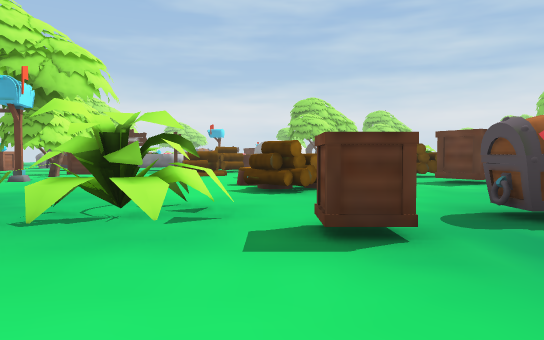
[1] (above)

24 first-person views from a walk through a scene from a Unity 3-D project. The camera is 1.2 m above the floor, tilts 2° down and sees 70° across. The floor is counted in squares, 2 m on a side. Each view is taken from the middle of a square. On the plan, view 1 faces up. The plan holds only what a view shows up to about 11 squares ahead; the rest is blank. The place goes on beyond the plan. The player is left out. Some surface patterns are stand-ins.

[2]
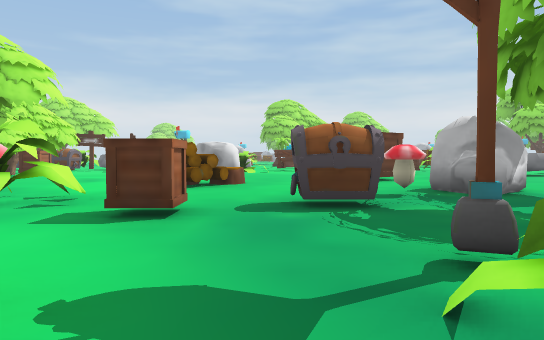

[3]
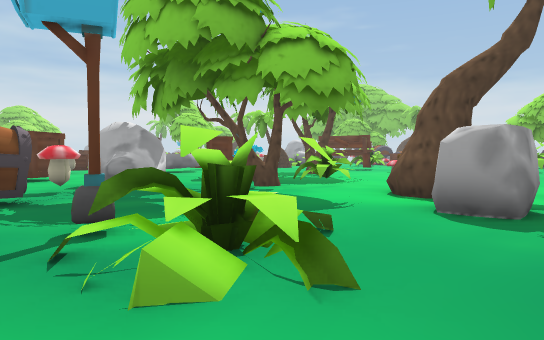

[4]
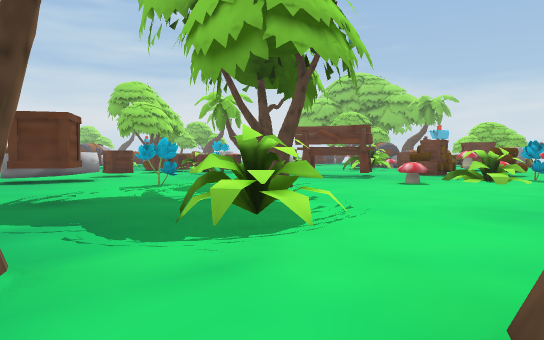

[5]
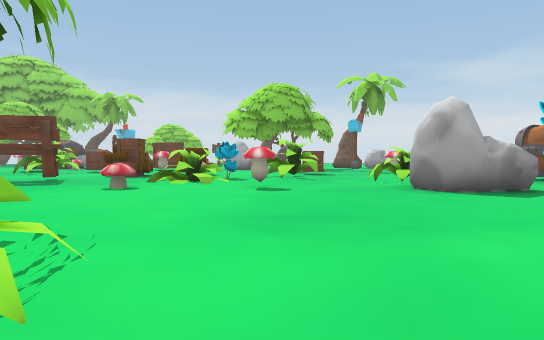

[6]
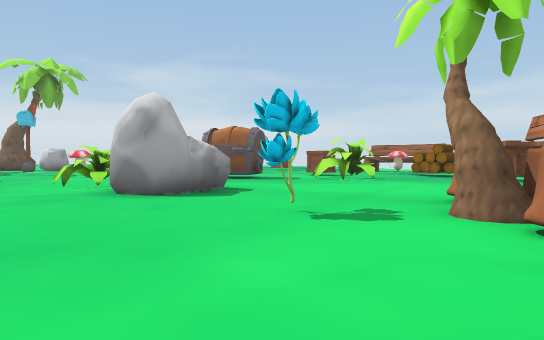

[7]
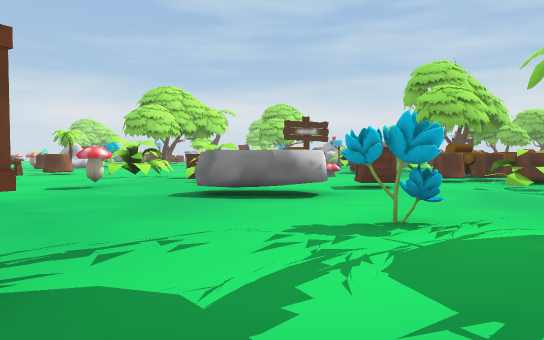

[8]
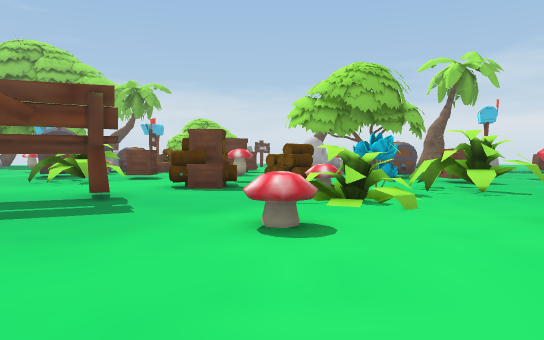

[9]
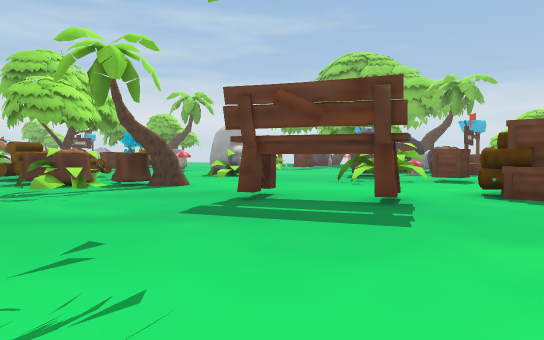

[10]
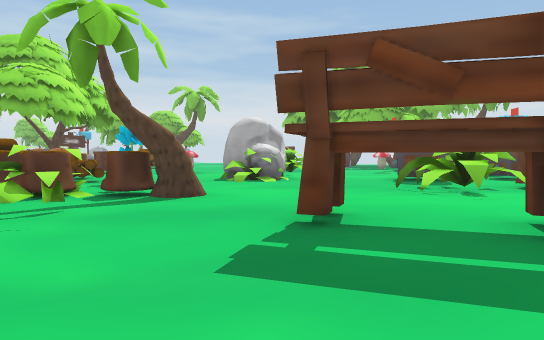

[11]
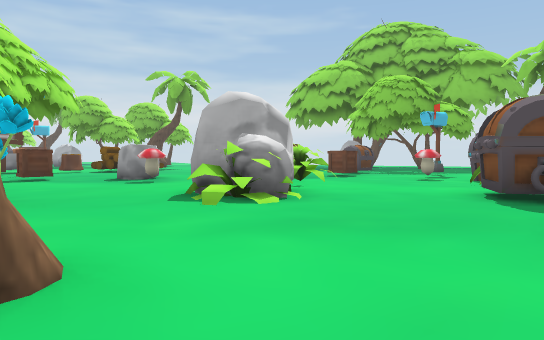

[12]
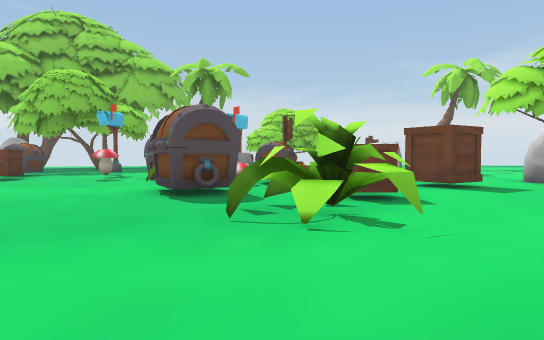

[13]
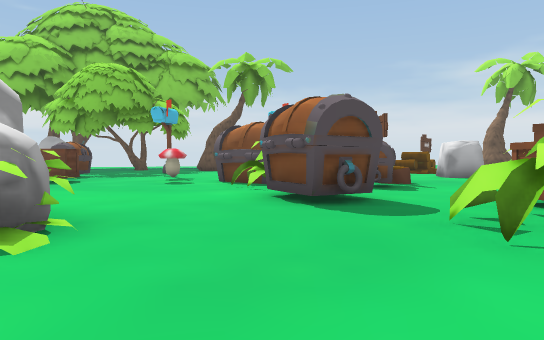

[14]
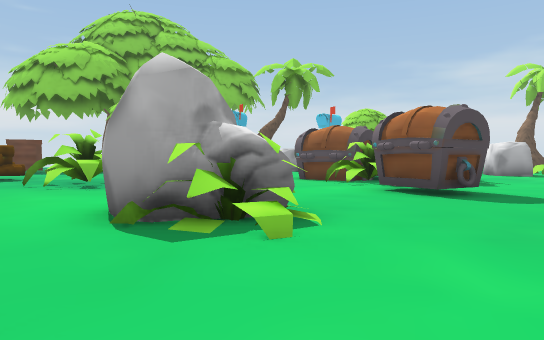

[15]
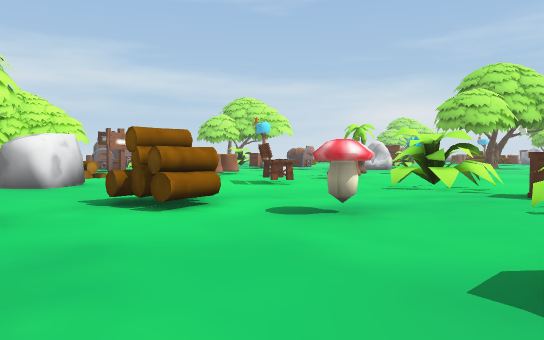

[16]
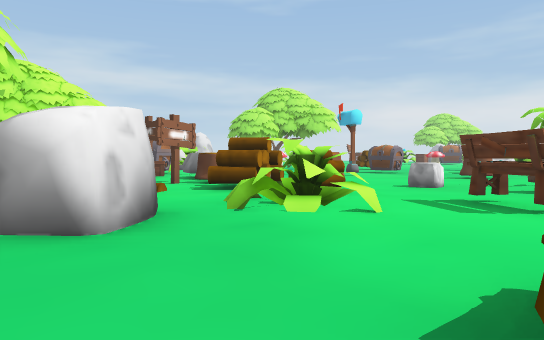

[17]
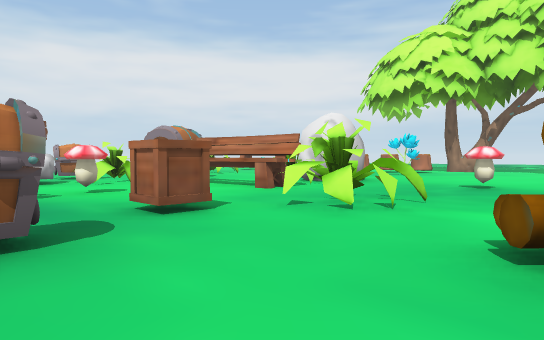

[18]
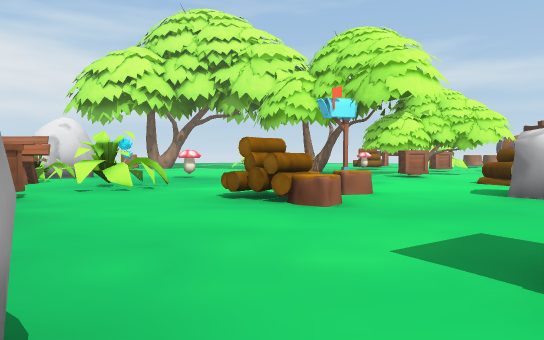

[19]
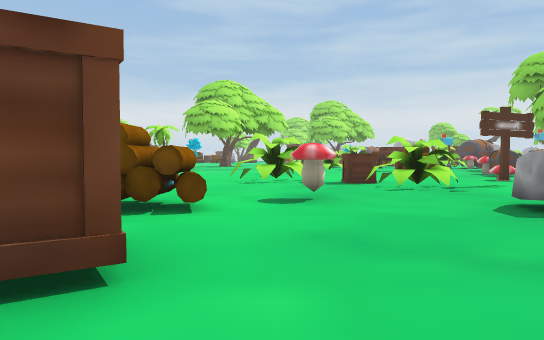

[20]
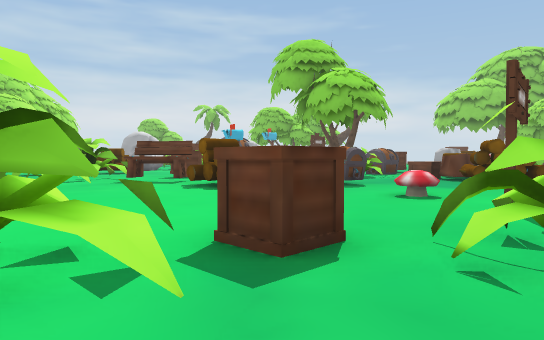

[21]
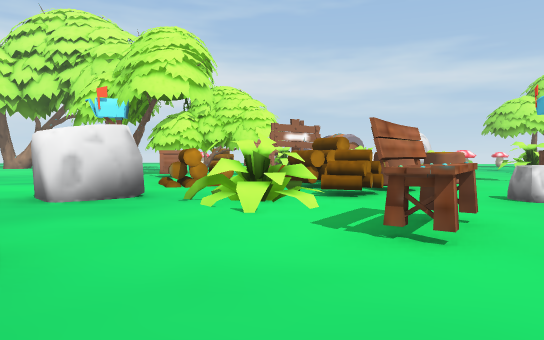

[22]
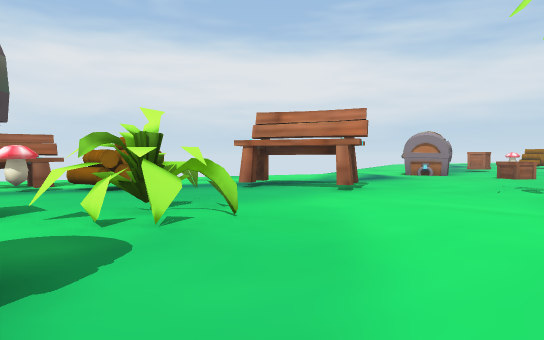

[23]
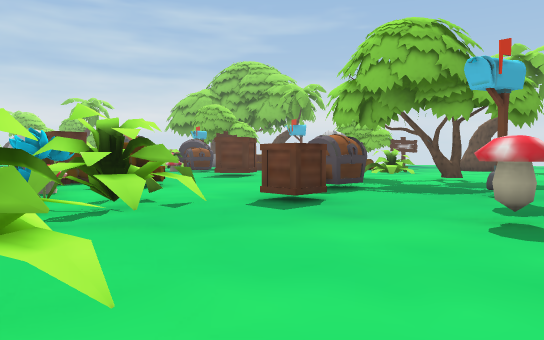

[24]
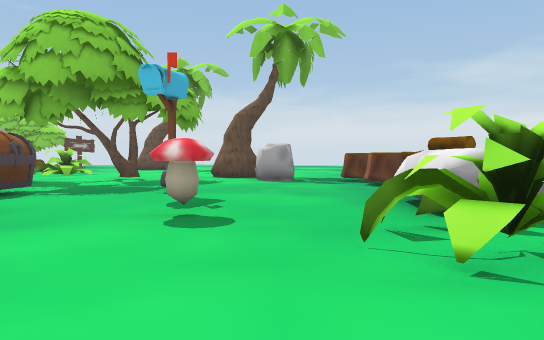

### Floor plan
Key: @ floor where view 1 was taken; # wall or solid block; x gap in a wall; . main floor; : floor 0.25 m higher than the main floor; / step, stairs or slope; = window, fence, low wall or low ledge; ^ raised ledge; R rock; C crate; H chest; M mushroom; T tree; A mailbox; F flower; B bench; O other object.
Columns run from 5 left of view 1 to 29 right of it. Each row starts with its distance up from view 1.
 21      ...     ...#       .C.    ##.
 20 O.A ...T  ......^   #   ...R  ....
 19  ....... .......  H..CC ...M......
 18    ...R.^............CC^.....## ..O
 17 RR ==......^.....M..##^=.....#^.C..
 16 RR #^..B..=x^C.......^.............
 15  .##^^.BB.....#.#...##.F..RR#.....O
 14   ##.^^......^^....^^#...:#.....M..
 13   =^.=^..........C..###.........#
 12 ...^.R...#^.M..R......T......H^##
 11 C....RR..^^...RRR...........HH  OO
 10 ..........................=....H
  9  ........CC...........B...^CC...^
  8 .....^^.........F.....BB...........
  7 .....#^......C...........^....C...R
  6 ..........RR.CC..#......CCOM..C.  R
  5 M........MR.........M....#^.....
  4 ...#^...H...T.........^=M.#....R..
  3 ...//.C.....T.#.......==F....  R..
  2 R..^................M..#^.........
  1 R.#^....A....T.........^#xC.H...T.
  0 R..^.@M.=#..RTT...................
 -1  ..^....=#..R....F..RR#.....AA....
 -2   HH^^.....    T....R.....M......T
 -3   HH RRR       #................R
 -4     HH        .#........#^........
 -5           #...........HH/^RR..^^..
 -6           C.........^.H   RR ^^=
 -7            .....B..^##       ^
 -8             ....B...#
 -9              ....B....
-10               ....^#..
-11                ... .M.
-12                    .^
-13                    ..

Where each view was taken, in squares from view 1:
view 1: 0 up, 0 right, facing up
view 2: 1 down, 2 right, facing up
view 3: 2 down, 2 right, facing up-right
view 4: 1 up, 7 right, facing up-right
view 5: 2 up, 8 right, facing right
view 6: 2 up, 9 right, facing down-right
view 7: 5 up, 10 right, facing up
view 8: 5 up, 12 right, facing right
view 9: 5 up, 13 right, facing up-right
view 10: 7 up, 14 right, facing up-right
view 11: 10 up, 17 right, facing up-right
view 12: 10 up, 17 right, facing right
view 13: 12 up, 18 right, facing right
view 14: 14 up, 17 right, facing right
view 15: 9 up, 9 right, facing up-left
view 16: 10 up, 4 right, facing up-left
view 17: 7 up, 3 right, facing down-left
view 18: 7 up, 6 right, facing left
view 19: 7 up, 6 right, facing up
view 20: 14 up, 6 right, facing up-right
view 21: 14 up, 6 right, facing left
view 22: 3 down, 17 right, facing down-left
view 23: 3 down, 17 right, facing up-right
view 24: 3 down, 17 right, facing right
